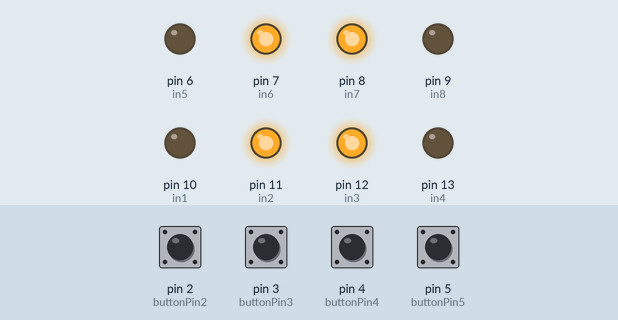
This sketch was run on a simulated Arduino Uno, built with avr-gcc and run on an emulated ATmega328P. On the bench: output pins drawn as LEDs (lit = HIGH). The test bench sets the inputs (shaded band); at power-on: pin 2 (buttonPin2), pin 3 (buttonPin3), pin 4 (buttonPin4), pin 5 (buttonPin5) LOW.

Above: at 1.2 s.
1.3 s: pin 3 (buttonPin3) pulled HIGH for 0.15 s
At 2.7 s:
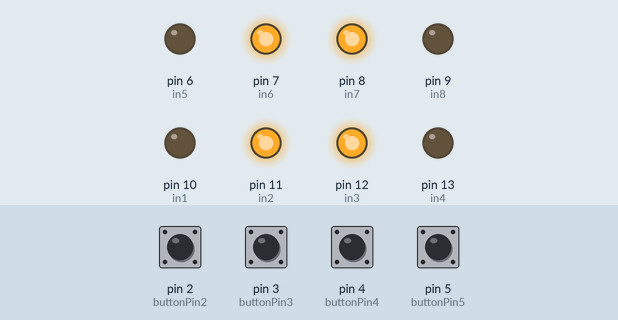
3.0 s: pin 4 (buttonPin4) pulled HIGH for 0.15 s
At 4.1 s:
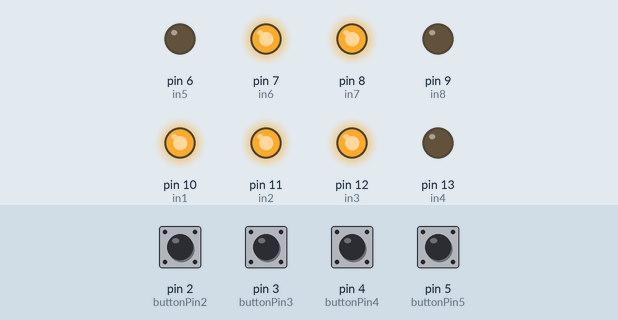
4.7 s: pin 5 (buttonPin5) pulled HIGH for 0.15 s
At 4.8 s:
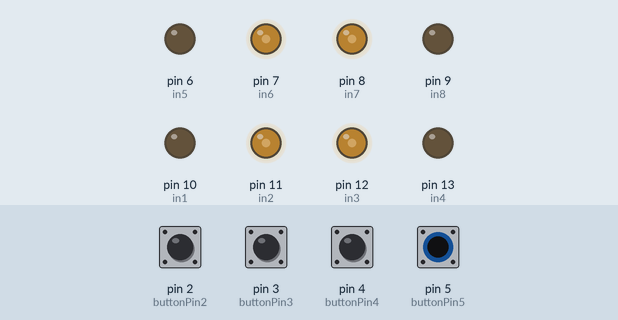
6.4 s: pin 3 (buttonPin3) pulled HIGH for 1 s
At 6.8 s:
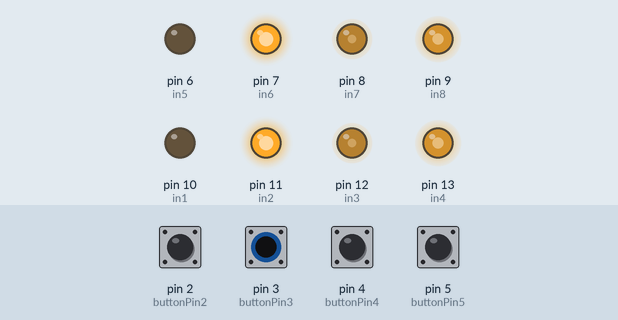
8.9 s: pin 4 (buttonPin4) pulled HIGH for 1 s
At 9.7 s:
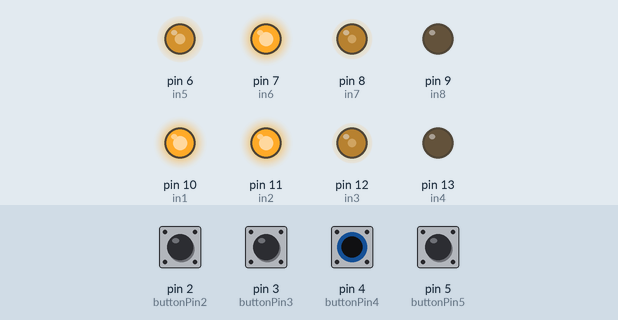
11.4 s: pin 5 (buttonPin5) pulled HIGH for 1 s
At 13.8 s:
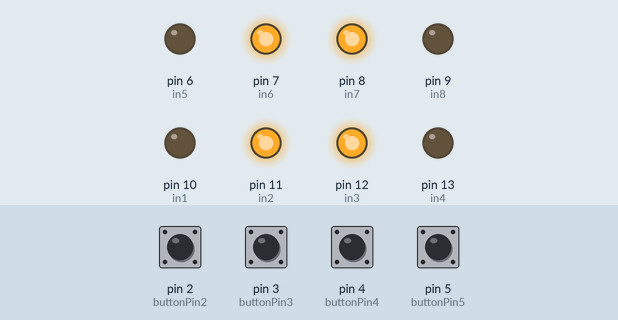
Timing chart, 0 to 14.9 s (numbered marks = the images above; inputs shaded):
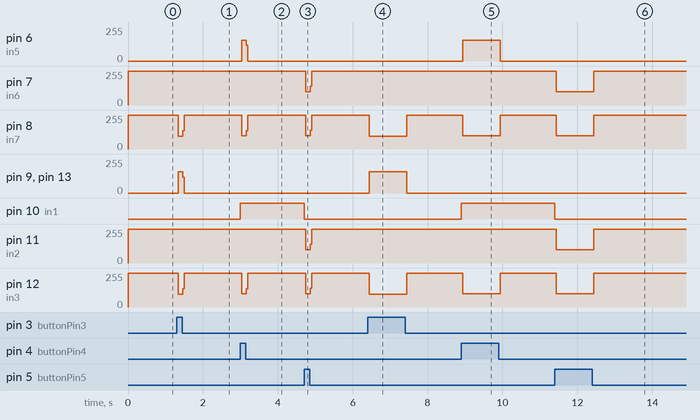

The sketch:

robosoc.ino
```cpp
#define in1 10
#define in2 11
#define in3 12
#define in4 13
#define in5 6
#define in6 7
#define in7 8
#define in8 9
const int buttonPin1 = 1;
const int buttonPin2 = 2;
const int buttonPin3 = 3;
const int buttonPin4 = 4;
const int buttonPin5 = 5;
int buttonState1 = 0;
int buttonState2 = 0;
int buttonState3 = 0;
int buttonState4 = 0;
int buttonState5 = 0;
void setup() {
  Serial.begin(9600);
  pinMode(in1,OUTPUT);
  pinMode(in2,OUTPUT);
  pinMode(in3,OUTPUT);
  pinMode(in4,OUTPUT);
  pinMode(in5,OUTPUT);
  pinMode(in6,OUTPUT);
  pinMode(in7,OUTPUT);
  pinMode(in8,OUTPUT);
  pinMode(buttonPin1,INPUT);
  pinMode(buttonPin2,INPUT);
  pinMode(buttonPin3,INPUT);
  pinMode(buttonPin4,INPUT);
  pinMode(buttonPin5,INPUT);
}
void loop() {

buttonState1 = digitalRead(buttonPin1);
buttonState2 = digitalRead(buttonPin2);
buttonState3 = digitalRead(buttonPin3);
buttonState4 = digitalRead(buttonPin4);
buttonState5 = digitalRead(buttonPin5);
if (buttonState1 == HIGH)
{
     digitalWrite(in1,1); //forward
     digitalWrite(in2,0);
     digitalWrite(in3,1);
     digitalWrite(in4,0);
     digitalWrite(in5,1);
     digitalWrite(in6,0);
     digitalWrite(in7,1);
     digitalWrite(in8,0);
}

if (buttonState2 == HIGH)
     digitalWrite(in1,0); //right
     digitalWrite(in2,1);
     digitalWrite(in3,1);
     digitalWrite(in4,0);
     digitalWrite(in5,0);
     digitalWrite(in6,1);
     digitalWrite(in7,1);
     digitalWrite(in8,0);
if (buttonState3 == HIGH)
{    digitalWrite(in1,0); //backward
     digitalWrite(in2,1);
     digitalWrite(in3,0);
     digitalWrite(in4,1);
     digitalWrite(in5,0);
     digitalWrite(in6,1);
     digitalWrite(in7,0);
     digitalWrite(in8,1);
}
if (buttonState4 == HIGH)
{
     digitalWrite(in1,1); //left
     digitalWrite(in2,1);
     digitalWrite(in3,0);
     digitalWrite(in4,0);
     digitalWrite(in5,1);
     digitalWrite(in6,1);
     digitalWrite(in7,0);
     digitalWrite(in8,0);
}
if (buttonState5 == HIGH)
{
     digitalWrite(in1,LOW); //STOP
     digitalWrite(in2,LOW);
     digitalWrite(in3,LOW);
     digitalWrite(in4,LOW);
     digitalWrite(in5,LOW); //STOP
     digitalWrite(in6,LOW);
     digitalWrite(in7,LOW);
     digitalWrite(in8,LOW);
}

}
```

Measured:
- after the input at 1.3 s, pin 8 (in7), pin 12 (in3): 255/255 → 96/255 at once, → 255/255 0.12 s later; pin 9 (in8), pin 13 (in4): 0/255 → 159/255 at once, → 0/255 0.12 s later
- after the input at 3.0 s, pin 6 (in5): 0/255 → 157/255 at once, → 0/255 0.12 s later; pin 8 (in7), pin 12 (in3): 255/255 → 98/255 at once, → 255/255 0.12 s later; pin 10 (in1): LOW → HIGH at once
- after the input at 4.7 s, pin 7 (in6), pin 8 (in7), pin 11 (in2), pin 12 (in3): 255/255 → 100/255 at once, → 255/255 0.12 s later; pin 10 (in1): HIGH → LOW at once
- after the input at 6.4 s, pin 8 (in7), pin 12 (in3): 255/255 → 96/255 at once, → 255/255 1.0 s later; pin 9 (in8), pin 13 (in4): 0/255 → 159/255 at once, → 0/255 1.0 s later
- after the input at 8.9 s, pin 6 (in5): 0/255 → 157/255 at once, → 0/255 1.0 s later; pin 8 (in7), pin 12 (in3): 255/255 → 98/255 at once, → 255/255 1.0 s later; pin 10 (in1): LOW → HIGH at once
- after the input at 11.4 s, pin 7 (in6), pin 12 (in3): 255/255 → 98/255 at once, → 255/255 1.0 s later; pin 8 (in7), pin 11 (in2): 255/255 → 100/255 at once, → 255/255 1.0 s later; pin 10 (in1): HIGH → LOW at once
